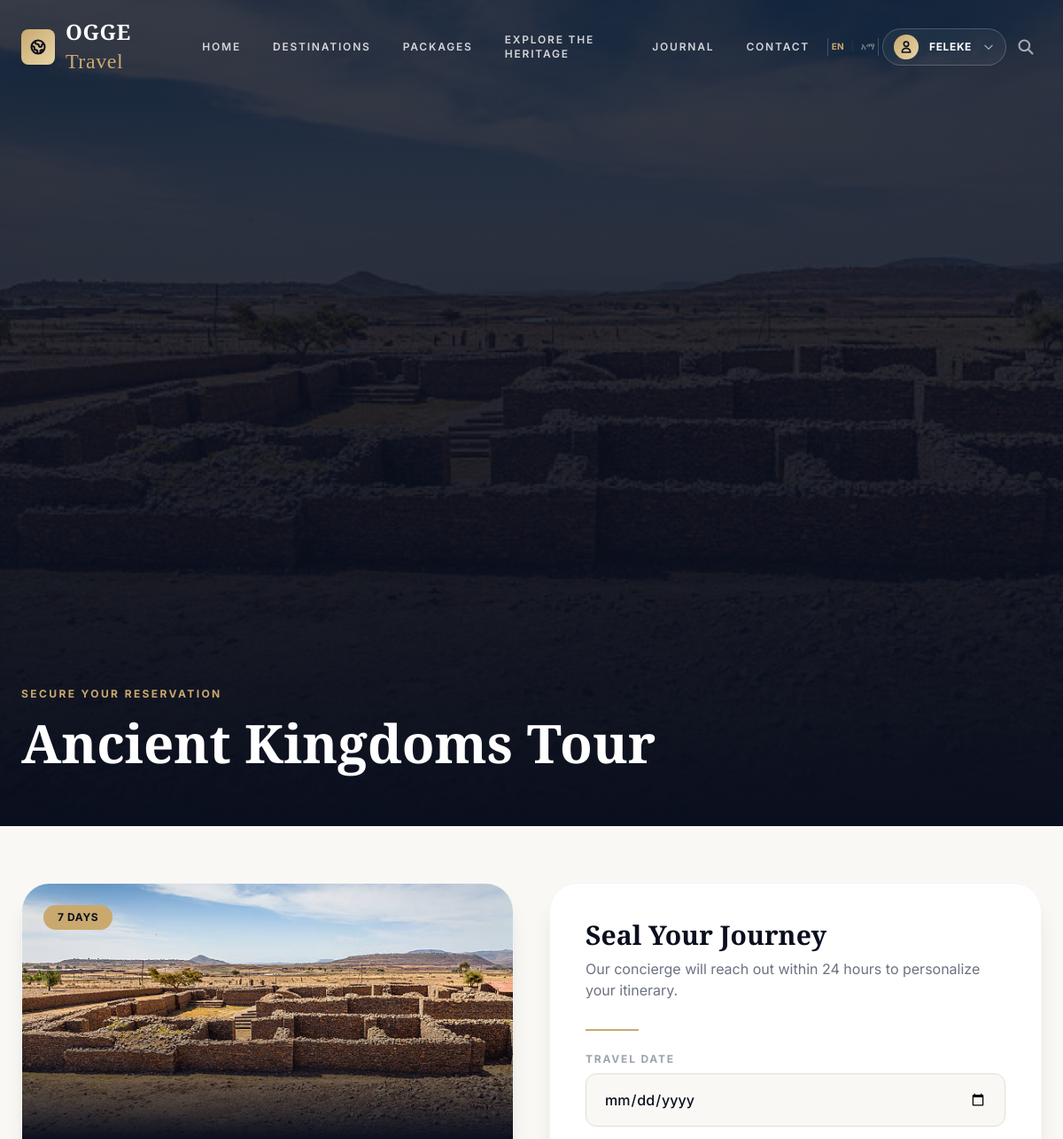
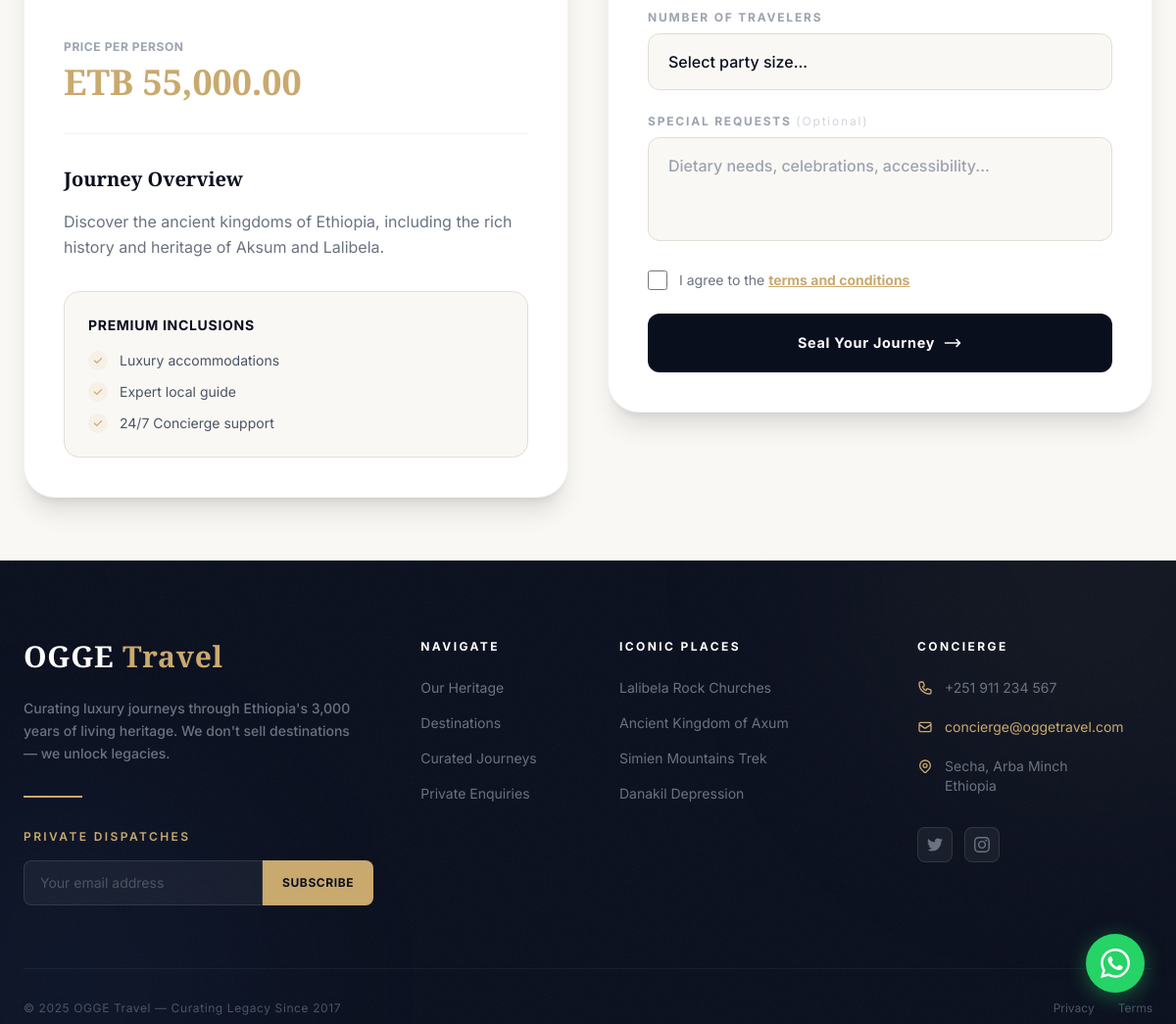
/pages/book.php?package_id=15 (signed in), run on the app's committed database (2 pictures, top to bottom).
### tables this page shows
CREATE TABLE `packages` (
  `id` int(11) NOT NULL,
  `title` varchar(255) NOT NULL,
  `destination_id` int(11) NOT NULL,
  `duration` varchar(100) NOT NULL,
  `price` decimal(10,2) NOT NULL,
  `image_url` varchar(255) NOT NULL,
  `created_at` timestamp NOT NULL DEFAULT current_timestamp(),
  `description` text NOT NULL
);

### pages/book.php (the view, shortened to what this page needs)
<?php
include("../includes/db-connect.php");
$package_id = $_GET['package_id'] ?? null;
$stmt = $db->prepare("SELECT * FROM packages WHERE id = ?");
$stmt->bind_param("i", $package_id);
$stmt->execute();
$package = $stmt->get_result()->fetch_assoc();
?>
<!DOCTYPE html>
<html lang="en">
<head>
    <script src="https://cdn.tailwindcss.com"></script>
    <link rel="stylesheet" href="../assets/css/style.css">
    <link rel="stylesheet" href="../assets/css/luxury.css">
</head>
<body class="bg-[#faf8f5]" style="font-family:'Inter',sans-serif;">
    <?php include('../includes/header.php'); ?>
    <section class="relative h-[40vh] flex items-end overflow-hidden bg-[#0a0f1e]">
        <img src="<?= htmlspecialchars($package['image_url']) ?>" class="absolute inset-0 w-full h-full object-cover opacity-30" loading="eager">
        <div class="absolute inset-0 bg-gradient-to-t from-[#0a0f1e] via-[#0a0f1e]/60 to-[#0a0f1e]/30"></div>
        <div class="container mx-auto px-6 max-w-7xl relative z-10 pb-16">
            <span class="section-eyebrow">Secure Your Reservation</span>
            <h1 class="text-4xl md:text-6xl text-white" style="font-family:'Playfair Display',serif; font-weight:800;"><?= htmlspecialchars($package['title']) ?></h1>
        </div>
    </section>
    <div class="container mx-auto px-6 py-16 max-w-7xl">
        <div class="flex flex-col lg:flex-row gap-10">
            <div class="lg:w-1/2">
                <div class="bg-white rounded-[2rem] shadow-xl overflow-hidden border border-gray-100">
                    <div class="relative h-72">
                        <img src="<?= htmlspecialchars($package['image_url']) ?>" class="w-full h-full object-cover" onerror="this.src='../assets/images/default.jpg'">
                        <div class="absolute inset-0 bg-gradient-to-t from-[#0a0f1e] via-transparent to-transparent"></div>
                        <div class="absolute top-6 left-6 bg-[#c9a96e] text-[#0a0f1e] font-bold px-4 py-1.5 rounded-full text-xs uppercase tracking-wider"><?= htmlspecialchars($package['duration']) ?></div>
                    </div>
                    <div class="p-10">
                        <div class="mb-8 pb-8 border-b border-gray-100">
                            <p class="text-xs font-bold text-gray-400 uppercase tracking-wider mb-2">Price Per Person</p>
                            <p class="text-4xl text-[#c9a96e]" style="font-family:'Playfair Display',serif; font-weight:800;">ETB <?= number_format($package['price'], 2) ?></p>
                        </div>
                        <div class="mb-8">
                            <h3 class="text-xl mb-4 text-[#0a0f1e]" style="font-family:'Playfair Display',serif; font-weight:700;">Journey Overview</h3>
                            <p class="text-gray-500 leading-relaxed"><?= htmlspecialchars($package['description']) ?></p>
                        </div>
                        <div class="bg-[#faf8f5] rounded-2xl p-6 border border-[#e2ddd5]">
                            <h3 class="text-sm font-bold text-[#0a0f1e] mb-4 uppercase tracking-wider">Premium Inclusions</h3>
                            <ul class="space-y-3">
                                <li class="flex items-center text-gray-600 text-sm"><div class="w-5 h-5 rounded-full bg-[#c9a96e]/10 flex items-center justify-center mr-3 shrink-0"><svg class="w-3 h-3 text-[#c9a96e]" fill="currentColor" viewBox="0 0 20 20"><path fill-rule="evenodd" d="M16.707 5.293a1 1 0 010 1.414l-8 8a1 1 0 01-1.414 0l-4-4a1 1 0 011.414-1.414L8 12.586l7.293-7.293a1 1 0 011.414 0z" clip-rule="evenodd"/></svg></div>Luxury accommodations</li>
                                <li class="flex items-center text-gray-600 text-sm"><div class="w-5 h-5 rounded-full bg-[#c9a96e]/10 flex items-center justify-center mr-3 shrink-0"><svg class="w-3 h-3 text-[#c9a96e]" fill="currentColor" viewBox="0 0 20 20"><path fill-rule="evenodd" d="M16.707 5.293a1 1 0 010 1.414l-8 8a1 1 0 01-1.414 0l-4-4a1 1 0 011.414-1.414L8 12.586l7.293-7.293a1 1 0 011.414 0z" clip-rule="evenodd"/></svg></div>Expert local guide</li>
                                <li class="flex items-center text-gray-600 text-sm"><div class="w-5 h-5 rounded-full bg-[#c9a96e]/10 flex items-center justify-center mr-3 shrink-0"><svg class="w-3 h-3 text-[#c9a96e]" fill="currentColor" viewBox="0 0 20 20"><path fill-rule="evenodd" d="M16.707 5.293a1 1 0 010 1.414l-8 8a1 1 0 01-1.414 0l-4-4a1 1 0 011.414-1.414L8 12.586l7.293-7.293a1 1 0 011.414 0z" clip-rule="evenodd"/></svg></div>24/7 Concierge support</li>
                            </ul>
                        </div>
                    </div>
                </div>
            </div>
            <div class="lg:w-1/2">
                <div class="bg-white rounded-[2rem] p-10 shadow-xl sticky top-28 border border-gray-100">
                    <h2 class="text-3xl text-[#0a0f1e] mb-2" style="font-family:'Playfair Display',serif; font-weight:800;">Seal Your Journey</h2>
                    <p class="text-gray-500 mb-8">Our concierge will reach out within 24 hours to personalize your itinerary.</p>
                    <div class="champagne-line mb-8"></div>
                    <form method="POST" action="../includes/booking.php" id="bookingForm" class="space-y-6">
                        <div>
                            <label class="block text-xs font-bold text-gray-400 mb-2 uppercase tracking-[0.15em]">Travel Date</label>
                            <input type="date" name="travel_date" class="w-full px-5 py-4 bg-[#faf8f5] border border-[#e2ddd5] rounded-xl focus:outline-none focus:border-[#c9a96e] transition-all text-[#0a0f1e] font-medium" min="<?= date('Y-m-d') ?>" required>
                        </div>
                        <div>
                            <label class="block text-xs font-bold text-gray-400 mb-2 uppercase tracking-[0.15em]">Number of Travelers</label>
                            <select name="travelers" class="w-full px-5 py-4 bg-[#faf8f5] border border-[#e2ddd5] rounded-xl focus:outline-none focus:border-[#c9a96e] transition-all text-[#0a0f1e] font-medium appearance-none" required>
                                <option value="">Select party size...</option>
                            </select>
                        </div>
                        <div>
                            <label class="block text-xs font-bold text-gray-400 mb-2 uppercase tracking-[0.15em]">Special Requests <span class="text-gray-300 font-normal normal-case">(Optional)</span></label>
                            <textarea name="special_requests" class="w-full px-5 py-4 bg-[#faf8f5] border border-[#e2ddd5] rounded-xl focus:outline-none focus:border-[#c9a96e] transition-all text-[#0a0f1e] font-medium resize-none" rows="3" placeholder="Dietary needs, celebrations, accessibility..."></textarea>
                        </div>
                        <div class="flex items-center mt-6">
                            <input type="checkbox" name="terms" id="terms" class="w-5 h-5 text-[#c9a96e] border-gray-300 rounded focus:ring-[#c9a96e] cursor-pointer" required>
                            <label for="terms" class="ml-3 text-sm text-gray-500 cursor-pointer">I agree to the <a href="#" class="text-[#c9a96e] font-bold underline">terms and conditions</a></label>
                        </div>
                        <button type="submit" class="btn-dark w-full py-5 text-base mt-4">
                            Seal Your Journey
                            <svg class="w-5 h-5 ml-2" fill="none" stroke="currentColor" viewBox="0 0 24 24"><path stroke-linecap="round" stroke-linejoin="round" stroke-width="2" d="M17 8l4 4m0 0l-4 4m4-4H3"></path></svg>
                        </button>
                    </form>
                </div>
            </div>
        </div>
    </div>
    <?php include('../includes/footer.php'); ?>
</body>
</html>

### assets/css/style.css (style rules this page uses)
html, :host { line-height: 1.5; -webkit-text-size-adjust: 100%; -moz-tab-size: 4; -o-tab-size: 4; tab-size: 4; font-family: ui-sans-serif, system-ui, sans-serif, "Apple Color Emoji", "Segoe UI Emoji", "Segoe UI Symbol", "Noto Color Emoji"; font-feature-settings: normal; font-variation-settings: normal; -webkit-tap-highlight-color: transparent; }
body { margin: 0; line-height: inherit; }
h1, h2, h3, h4, h5, h6 { font-size: inherit; font-weight: inherit; }
a { color: inherit; text-decoration: inherit; }
button, input, optgroup, select, textarea { font-family: inherit; font-feature-settings: inherit; font-variation-settings: inherit; font-size: 100%; font-weight: inherit; line-height: inherit; letter-spacing: inherit; color: inherit; margin: 0; padding: 0; }
button, select { text-transform: none; }
button, input:where([type='button']), input:where([type='reset']), input:where([type='submit']) { -webkit-appearance: button; background-color: transparent; background-image: none; }
blockquote, dl, dd, h1, h2, h3, h4, h5, h6, hr, figure, p, pre { margin: 0; }
ol, ul, menu { list-style: none; margin: 0; padding: 0; }
textarea { resize: vertical; }
input::placeholder, textarea::placeholder { opacity: 1; color: #9ca3af; }
button, [role="button"] { cursor: pointer; }
img, svg, video, canvas, audio, iframe, embed, object { display: block; vertical-align: middle; }
img, video { max-width: 100%; height: auto; }
.container { width: 100%; }
@media (min-width: 640px) { .container { max-width: 640px; } }
@media (min-width: 768px) { .container { max-width: 768px; } }
@media (min-width: 1024px) { .container { max-width: 1024px; } }
.absolute { position: absolute; }
.relative { position: relative; }
.inset-0 { inset: 0px; }
.mx-auto { margin-left: auto; margin-right: auto; }
.mb-2 { margin-bottom: 0.5rem; }
.mb-4 { margin-bottom: 1rem; }
.mb-8 { margin-bottom: 2rem; }
.ml-2 { margin-left: 0.5rem; }
.ml-3 { margin-left: 0.75rem; }
.mt-4 { margin-top: 1rem; }
.mt-6 { margin-top: 1.5rem; }
.block { display: block; }
.flex { display: flex; }
.h-3 { height: 0.75rem; }
.h-5 { height: 1.25rem; }
.h-full { height: 100%; }
.w-5 { width: 1.25rem; }
.w-full { width: 100%; }
.flex-col { flex-direction: column; }
.items-center { align-items: center; }
.justify-center { justify-content: center; }
.space-y-3 > :not([hidden]) ~ :not([hidden]) { --tw-space-y-reverse: 0; margin-top: calc(0.75rem * calc(1 - var(--tw-space-y-reverse))); margin-bottom: calc(0.75rem * var(--tw-space-y-reverse)); }
.space-y-6 > :not([hidden]) ~ :not([hidden]) { --tw-space-y-reverse: 0; margin-top: calc(1.5rem * calc(1 - var(--tw-space-y-reverse))); margin-bottom: calc(1.5rem * var(--tw-space-y-reverse)); }
.overflow-hidden { overflow: hidden; }
.rounded { border-radius: 0.25rem; }
.rounded-2xl { border-radius: 1rem; }
.rounded-full { border-radius: 9999px; }
.rounded-xl { border-radius: 0.75rem; }
.border { border-width: 1px; }
.border-b { border-bottom-width: 1px; }
.border-gray-300 { --tw-border-opacity: 1; border-color: rgb(209 213 219 / var(--tw-border-opacity, 1)); }
.bg-white { --tw-bg-opacity: 1; background-color: rgb(255 255 255 / var(--tw-bg-opacity, 1)); }
.bg-gradient-to-t { background-image: linear-gradient(to top, var(--tw-gradient-stops)); }
.to-transparent { --tw-gradient-to: transparent var(--tw-gradient-to-position); }
.object-cover { -o-object-fit: cover; object-fit: cover; }
.p-6 { padding: 1.5rem; }
.px-4 { padding-left: 1rem; padding-right: 1rem; }
.px-6 { padding-left: 1.5rem; padding-right: 1.5rem; }
.py-16 { padding-top: 4rem; padding-bottom: 4rem; }
.py-4 { padding-top: 1rem; padding-bottom: 1rem; }
.text-3xl { font-size: 1.875rem; line-height: 2.25rem; }
.text-4xl { font-size: 2.25rem; line-height: 2.5rem; }
.text-sm { font-size: 0.875rem; line-height: 1.25rem; }
.text-xl { font-size: 1.25rem; line-height: 1.75rem; }
.text-xs { font-size: 0.75rem; line-height: 1rem; }
.font-bold { font-weight: 700; }
.font-medium { font-weight: 500; }
.font-normal { font-weight: 400; }
.uppercase { text-transform: uppercase; }
.leading-relaxed { line-height: 1.625; }
.tracking-wider { letter-spacing: 0.05em; }
.text-gray-500 { --tw-text-opacity: 1; color: rgb(107 114 128 / var(--tw-text-opacity, 1)); }
.text-gray-600 { --tw-text-opacity: 1; color: rgb(75 85 99 / var(--tw-text-opacity, 1)); }
.text-white { --tw-text-opacity: 1; color: rgb(255 255 255 / var(--tw-text-opacity, 1)); }
@media (min-width: 768px) { .md\:text-6xl { font-size: 3.75rem; line-height: 1; } }

### data on the page
packages: image_url (picture), title "Ancient Kingdoms Tour", duration "7 DAYS", price "55,000.00", description "Discover the ancient kingdoms of Ethiopia, including the rich history and heritage of Aksum and Lalibela."

### other printed values
__t('home') "HOME"
__t('destinations') "DESTINATIONS"
__t('packages') "PACKAGES"
__t('explore') "EXPLORE THE HERITAGE"
__t('journal') "JOURNAL"
__t('contact') "CONTACT"
explode(' ', $_SESSION['user_name'] ?? 'Account')[0] "FELEKE"
